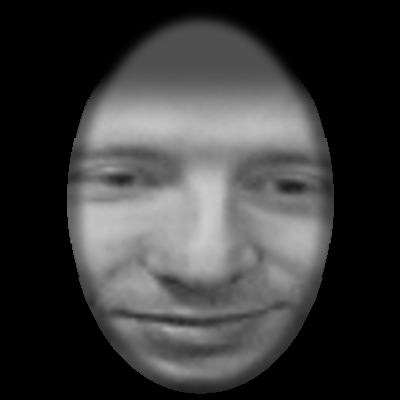
#> input picture retrato_falado_suspeito.png, 400 x 400 px; its folder holds only this picture in this run
$ python -i reconhecimento.py   (imports and definitions only)
#> lines starting #> are read from the running program, lines starting #| are printed output that depends on the picture; after the words box and inside, x2 and y2 are one past the last pixel; in counts of white or black regions, pixels touching at a corner belong together
#> further down, picture is the input picture: shape (400, 400); min 0, max 204, mean 58.9
import cv2
import numpy as np
import os

def aplicar_mascara_oval(imagem_200x200):
    # Aplico o exato formato da montagem nas fotos do dataset pro LBPH não ler o fundo da foto
    mascara = np.zeros((200, 200), dtype=np.uint8)
    cv2.ellipse(mascara, (100, 100), (70, 90), 0, 0, 360, 255, -1)
    mascara = cv2.GaussianBlur(mascara, (5, 5), 0)
    return cv2.bitwise_and(imagem_200x200, imagem_200x200, mask=mascara)

def detectar_e_recortar_igual_extrator(imagem_gray):
    face_cascade = cv2.CascadeClassifier(cv2.data.haarcascades + 'haarcascade_frontalface_default.xml')
    faces = face_cascade.detectMultiScale(imagem_gray, scaleFactor=1.2, minNeighbors=5)
#> faces = [[41, 59, 316, 316]]

    # Escolhi usar CLAHE em vez de EqualizeHist porque ele realça texturas locais (poros, rugas) sem estourar o contraste global
    clahe = cv2.createCLAHE(clipLimit=2.0, tileGridSize=(8,8))

    if len(faces) > 0:
        (x, y, w, h) = faces[0]
#> x = 41; y = 59; w = 316; h = 316
        y_exp = max(0, y - int(h * 0.2))
#> y_exp = 0
        h_exp = h + int(h * 0.3)
#> h_exp = 410

        y_exp_end = min(imagem_gray.shape[0], y_exp + h_exp)
#> y_exp_end = 400
        x_end = min(imagem_gray.shape[1], x + w)
#> x_end = 357

        rosto = imagem_gray[y_exp:y_exp_end, x:x_end]
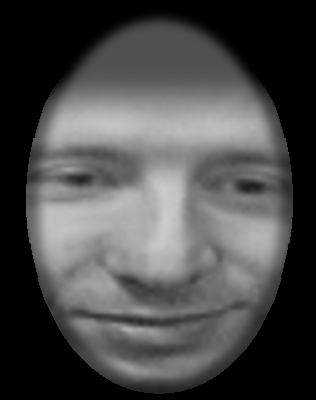
#> rosto: shape (400, 316); min 0, max 204, mean 74.6
        if rosto.size > 0:
            rosto = cv2.resize(rosto, (200, 200)) # Ajusta pra escala comum
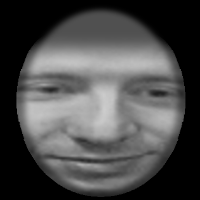
#> rosto: shape (200, 200); min 0, max 204, mean 74.6
            rosto = clahe.apply(rosto)
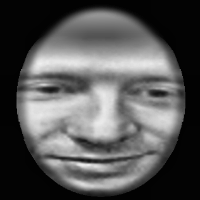
#> rosto: shape (200, 200); min 2, max 239, mean 86
            return aplicar_mascara_oval(rosto)
#> in aplicar_mascara_oval, `cv2.ellipse(mascara, (100, 100), (70, 90), 0, 0, 360, 255, -1)`:
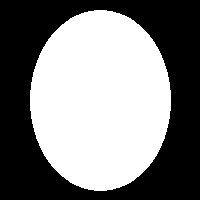
#> mascara: shape (200, 200); 50.1% white; 1 black region, box (x1, y1, x2, y2) and area: (0, 0, 200, 200) 19961
#> in aplicar_mascara_oval, `return cv2.bitwise_and(imagem_200x200, imagem_200x200, mask=mascara)`:
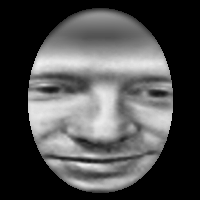
#> returned value: shape (200, 200); min 0, max 239, mean 76.9

    img_resized = cv2.resize(imagem_gray, (200, 200))
    img_resized = clahe.apply(img_resized)
    return aplicar_mascara_oval(img_resized)

# [69 lines left out: functions carregar_base_dados, treinar_e_reconhecer_top5, not called in this run]

>>> import cv2
>>> picture = cv2.imread('../retrato_falado_suspeito.png', cv2.IMREAD_GRAYSCALE)
>>> result = detectar_e_recortar_igual_extrator(picture)
